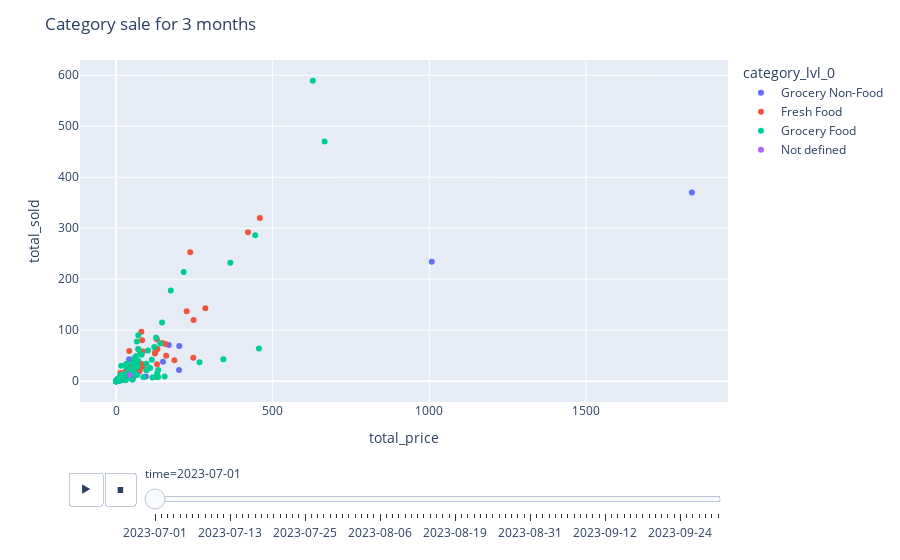

Write notebook code for a chart like this one.
### Markdown cell above
The seasonal plot for Categories across 3 months suggests that there was just a slight dip during last week of July
and first week of August , apart from that , it has been consistent sale for most categories. There was a slight
growth for Grocery towards end of September

### Code cell
import plotly.express as px
fig = px.scatter(df_commercial.sort_values('time'), x='total_price', y='total_sold', animation_frame='time',
                 color='category_lvl_0')
fig.update_layout(title_text='Category sale for 3 months')
fig.show()

### Figure 1 — Plotly figure (JSON) as saved in the notebook; plotly's stock layout.template omitted (floating-point values rounded to 4 significant figures)
{"data": [{"hovertemplate": "category_lvl_0=Grocery Non-Food<br>time=2023-07-01<br>total_price=%{x}<br>total_sold=%{y}<extra></extra>", "legendgroup": "Grocery Non-Food", "marker": {"color": "#636efa", "symbol": "circle"}, "mode": "markers", "name": "Grocery Non-Food", "orientation": "v", "showlegend": true, "type": "scatter", "x": [6.545, 8.064, 68.17, 15.14, 49.74, 2.418, 0, 95.0, 1008.0, 46.55, 14.44, 0, 2.437, 51.73, 0, 46.6, 19.24, 50.02, 2.193, 0, 27.13, 200.9, 5.864, 9.658, 0, 201.6, 0, 0, 0, 54.24, 41.28, 168.1, 0, 149.6, 48.06, 2.901, 1839.0, 21.71, 35.79, 3.99, 0], "xaxis": "x", "y": [5, 2, 25, 2, 10, 1, 0, 9, 234, 11, 2, 0, 2, 3, 0, 15, 11, 23, 3, 0, 6, 22, 3, 2, 0, 69, 0, 0, 0, 8, 43, 71, 0, 38, 12, 2, 370, 3, 8, 2, 0], "yaxis": "y"}, {"hovertemplate": "category_lvl_0=Fresh Food<br>time=2023-07-01<br>total_price=%{x}<br>total_sold=%{y}<extra></extra>", "legendgroup": "Fresh Food", "marker": {"color": "#EF553B", "symbol": "circle"}, "mode": "markers", "name": "Fresh Food", "orientation": "v", "showlegend": true, "type": "scatter", "x": [73.46, 225.1, 36.59, 46.15, 35.98, 146.9, 123.9, 82.78, 28.31, 130.0, 236.5, 25.4, 28.22, 48.39, 21.29, 85.2, 35.04, 85.16, 421.2, 16.33, 186.0, 125.1, 80.58, 0, 131.6, 458.9, 23.98, 24.82, 130.7, 42.95, 47.47, 0, 75.18, 29.41, 80.61, 159.7, 13.48, 157.2, 43.9, 48.19, 247.4, 29.64, 10.46, 284.9, 13.98, 246.5, 41.92], "xaxis": "x", "y": [19, 137, 9, 17, 13, 75, 54, 80, 13, 82, 253, 7, 7, 8, 7, 58, 20, 28, 292, 6, 41, 57, 97, 0, 63, 320, 10, 13, 33, 9, 15, 0, 21, 19, 34, 50, 16, 73, 28, 10, 120, 14, 4, 143, 8, 46, 59], "yaxis": "y"}, {"hovertemplate": "category_lvl_0=Grocery Food<br>time=2023-07-01<br>total_price=%{x}<br>total_sold=%{y}<extra></extra>", "legendgroup": "Grocery Food", "marker": {"color": "#00cc96", "symbol": "circle"}, "mode": "markers", "name": "Grocery Food", "orientation": "v", "showlegend": true, "type": "scatter", "x": [24.66, 59.49, 0, 9.932, 121.9, 8.566, 71.84, 67.02, 0, 37.34, 4.839, 13.06, 96.54, 60.14, 64.31, 21.36, 444.2, 1.975, 0, 127.1, 364.6, 154.8, 266.1, 108.8, 0, 51.58, 23.63, 6.451, 45.58, 24.73, 8.853, 34.11, 101.9, 174.6, 68.58, 14.11, 25.84, 81.42, 134.3, 31.2, 12.49, 133.9, 66.0, 56.76, 0, 20.29, 86.86, 0, 8.788, 19.35, 36.08, 70.43, 63.17, 76.16, 15.92, 62.0, 15.65, 3.024, 16.16, 215.6, 8.06, 130.8, 0, 16.42, 96.39, 0, 30.52, 127.6, 20.31, 8.349, 56.51, 456.0, 7.096, 12.87, 97.12, 55.32, 2.416, 11.49, 115.8, 0, 11.09, 342.4, 31.25, 6.265, 52.64, 9.669, 51.46, 665.7, 11.28, 20.24, 57.57, 113.8, 140.9, 14.3, 0, 32.52, 70.69, 628.3, 146.7, 70.36, 42.26], "xaxis": "x", "y": [14, 18, 0, 6, 67, 3, 62, 12, 0, 14, 1, 3, 34, 46, 38, 10, 286, 1, 0, 8, 232, 9, 37, 26, 0, 24, 6, 2, 5, 11, 1, 27, 60, 178, 29, 7, 7, 52, 22, 11, 6, 8, 78, 41, 0, 9, 8, 0, 3, 7, 13, 40, 49, 53, 5, 13, 11, 1, 30, 214, 4, 15, 0, 10, 22, 0, 2, 85, 5, 1, 35, 64, 2, 7, 22, 23, 2, 3, 7, 0, 1, 43, 6, 4, 3, 3, 34, 470, 6, 12, 45, 42, 74, 12, 0, 34, 90, 589, 115, 63, 20], "yaxis": "y"}, {"hovertemplate": "category_lvl_0=Not defined<br>time=2023-07-01<br>total_price=%{x}<br>total_sold=%{y}<extra></extra>", "legendgroup": "Not defined", "marker": {"color": "#ab63fa", "symbol": "circle"}, "mode": "markers", "name": "Not defined", "orientation": "v", "showlegend": true, "type": "scatter", "x": [44.0], "xaxis": "x", "y": [12], "yaxis": "y"}], "layout": {"legend": {"title": {"text": "category_lvl_0"}, "tracegroupgap": 0}, "margin": {"t": 60}, "sliders": [{"active": 0, "currentvalue": {"prefix": "time="}, "len": 0.9, "pad": {"b": 10, "t": 60}, "steps": [{"args": [["2023-07-01"], {"frame": {"duration": 0, "redraw": false}, "fromcurrent": true, "mode": "immediate", "transition": {"duration": 0, "easing": "linear"}}], "label": "2023-07-01", "method": "animate"}, {"args": [["2023-07-02"], {"frame": {"duration": 0, "redraw": false}, "fromcurrent": true, "mode": "immediate", "transition": {"duration": 0, "easing": "linear"}}], "label": "2023-07-02", "method": "animate"}, {"args": [["2023-07-03"], {"frame": {"duration": 0, "redraw": false}, "fromcurrent": true, "mode": "immediate", "transition": {"duration": 0, "easing": "linear"}}], "label": "2023-07-03", "method": "animate"}, {"args": [["2023-07-04"], {"frame": {"duration": 0, "redraw": false}, "fromcurrent": true, "mode": "immediate", "transition": {"duration": 0, "easing": "linear"}}], "label": "2023-07-04", "method": "animate"}, {"args": [["2023-07-05"], {"frame": {"duration": 0, "redraw": false}, "fromcurrent": true, "mode": "immediate", "transition": {"duration": 0, "easing": "linear"}}], "label": "2023-07-05", "method": "animate"}, {"args": [["2023-07-06"], {"frame": {"duration": 0, "redraw": false}, "fromcurrent": true, "mode": "immediate", "transition": {"duration": 0, "easing": "linear"}}], "label": "2023-07-06", "method": "animate"}, {"args": [["2023-07-07"], {"frame": {"duration": 0, "redraw": false}, "fromcurrent": true, "mode": "immediate", "transition": {"duration": 0, "easing": "linear"}}], "label": "2023-07-07", "method": "animate"}, {"args": [["2023-07-08"], {"frame": {"duration": 0, "redraw": false}, "fromcurrent": true, "mode": "immediate", "transition": {"duration": 0, "easing": "linear"}}], "label": "2023-07-08", "method": "animate"}, {"args": [["2023-07-09"], {"frame": {"duration": 0, "redraw": false}, "fromcurrent": true, "mode": "immediate", "transition": {"duration": 0, "easing": "linear"}}], "label": "2023-07-09", "method": "animate"}, {"args": [["2023-07-10"], {"frame": {"duration": 0, "redraw": false}, "fromcurrent": true, "mode": "immediate", "transition": {"duration": 0, "easing": "linear"}}], "label": "2023-07-10", "method": "animate"}, {"args": [["2023-07-11"], {"frame": {"duration": 0, "redraw": false}, "fromcurrent": true, "mode": "immediate", "transition": {"duration": 0, "easing": "linear"}}], "label": "2023-07-11", "method": "animate"}, {"args": [["2023-07-12"], {"frame": {"duration": 0, "redraw": false}, "fromcurrent": true, "mode": "immediate", "transition": {"duration": 0, "easing": "linear"}}], "label": "2023-07-12", "method": "animate"}, {"args": [["2023-07-13"], {"frame": {"duration": 0, "redraw": false}, "fromcurrent": true, "mode": "immediate", "transition": {"duration": 0, "easing": "linear"}}], "label": "2023-07-13", "method": "animate"}, {"args": [["2023-07-14"], {"frame": {"duration": 0, "redraw": false}, "fromcurrent": true, "mode": "immediate", "transition": {"duration": 0, "easing": "linear"}}], "label": "2023-07-14", "method": "animate"}, {"args": [["2023-07-15"], {"frame": {"duration": 0, "redraw": false}, "fromcurrent": true, "mode": "immediate", "transition": {"duration": 0, "easing": "linear"}}], "label": "2023-07-15", "method": "animate"}, {"args": [["2023-07-16"], {"frame": {"duration": 0, "redraw": false}, "fromcurrent": true, "mode": "immediate", "transition": {"duration": 0, "easing": "linear"}}], "label": "2023-07-16", "method": "animate"}, {"args": [["2023-07-17"], {"frame": {"duration": 0, "redraw": false}, "fromcurrent": true, "mode": "immediate", "transition": {"duration": 0, "easing": "linear"}}], "label": "2023-07-17", "method": "animate"}, {"args": [["2023-07-18"], {"frame": {"duration": 0, "redraw": false}, "fromcurrent": true, "mode": "immediate", "transition": {"duration": 0, "easing": "linear"}}], "label": "2023-07-18", "method": "animate"}, {"args": [["2023-07-19"], {"frame": {"duration": 0, "redraw": false}, "fromcurrent": true, "mode": "immediate", "transition": {"duration": 0, "easing": "linear"}}], "label": "2023-07-19", "method": "animate"}, {"args": [["2023-07-20"], {"frame": {"duration": 0, "redraw": false}, "fromcurrent": true, "mode": "immediate", "transition": {"duration": 0, "easing": "linear"}}], "label": "2023-07-20", "method": "animate"}, {"args": [["2023-07-21"], {"frame": {"duration": 0, "redraw": false}, "fromcurrent": true, "mode": "immediate", "transition": {"duration": 0, "easing": "linear"}}], "label": "2023-07-21", "method": "animate"}, {"args": [["2023-07-22"], {"frame": {"duration": 0, "redraw": false}, "fromcurrent": true, "mode": "immediate", "transition": {"duration": 0, "easing": "linear"}}], "label": "2023-07-22", "method": "animate"}, {"args": [["2023-07-23"], {"frame": {"duration": 0, "redraw": false}, "fromcurrent": true, "mode": "immediate", "transition": {"duration": 0, "easing": "linear"}}], "label": "2023-07-23", "method": "animate"}, {"args": [["2023-07-24"], {"frame": {"duration": 0, "redraw": false}, "fromcurrent": true, "mode": "immediate", "transition": {"duration": 0, "easing": "linear"}}], "label": "2023-07-24", "method": "animate"}, {"args": [["2023-07-25"], {"frame": {"duration": 0, "redraw": false}, "fromcurrent": true, "mode": "immediate", "transition": {"duration": 0, "easing": "linear"}}], "label": "2023-07-25", "method": "animate"}, {"args": [["2023-07-26"], {"frame": {"duration": 0, "redraw": false}, "fromcurrent": true, "mode": "immediate", "transition": {"duration": 0, "easing": "linear"}}], "label": "2023-07-26", "method": "animate"}, {"args": [["2023-07-27"], {"frame": {"duration": 0, "redraw": false}, "fromcurrent": true, "mode": "immediate", "transition": {"duration": 0, "easing": "linear"}}], "label": "2023-07-27", "method": "animate"}, {"args": [["2023-07-28"], {"frame": {"duration": 0, "redraw": false}, "fromcurrent": true, "mode": "immediate", "transition": {"duration": 0, "easing": "linear"}}], "label": "2023-07-28", "method": "animate"}, {"args": [["2023-07-29"], {"frame": {"duration": 0, "redraw": false}, "fromcurrent": true, "mode": "immediate", "transition": {"duration": 0, "easing": "linear"}}], "label": "2023-07-29", "method": "animate"}, {"args": [["2023-07-30"], {"frame": {"duration": 0, "redraw": false}, "fromcurrent": true, "mode": "immediate", "transition": {"duration": 0, "easing": "linear"}}], "label": "2023-07-30", "method": "animate"}, {"args": [["2023-07-31"], {"frame": {"duration": 0, "redraw": false}, "fromcurrent": true, "mode": "immediate", "transition": {"duration": 0, "easing": "linear"}}], "label": "2023-07-31", "method": "animate"}, {"args": [["2023-08-01"], {"frame": {"duration": 0, "redraw": false}, "fromcurrent": true, "mode": "immediate", "transition": {"duration": 0, "easing": "linear"}}], "label": "2023-08-01", "method": "animate"}, {"args": [["2023-08-02"], {"frame": {"duration": 0, "redraw": false}, "fromcurrent": true, "mode": "immediate", "transition": {"duration": 0, "easing": "linear"}}], "label": "2023-08-02", "method": "animate"}, {"args": [["2023-08-03"], {"frame": {"duration": 0, "redraw": false}, "fromcurrent": true, "mode": "immediate", "transition": {"duration": 0, "easing": "linear"}}], "label": "2023-08-03", "method": "animate"}, {"args": [["2023-08-04"], {"frame": {"duration": 0, "redraw": false}, "fromcurrent": true, "mode": "immediate", "transition": {"duration": 0, "easing": "linear"}}], "label": "2023-08-04", "method": "animate"}, {"args": [["2023-08-05"], {"frame": {"duration": 0, "redraw": false}, "fromcurrent": true, "mode": "immediate", "transition": {"duration": 0, "easing": "linear"}}], "label": "2023-08-05", "method": "animate"}, {"args": [["2023-08-06"], {"frame": {"duration": 0, "redraw": false}, "fromcurrent": true, "mode": "immediate", "transition": {"duration": 0, "easing": "linear"}}], "label": "2023-08-06", "method": "animate"}, {"args": [["2023-08-07"], {"frame": {"duration": 0, "redraw": false}, "fromcurrent": true, "mode": "immediate", "transition": {"duration": 0, "easing": "linear"}}], "label": "2023-08-07", "method": "animate"}, {"args": [["2023-08-08"], {"frame": {"duration": 0, "redraw": false}, "fromcurrent": true, "mode": "immediate", "transition": {"duration": 0, "easing": "linear"}}], "label": "2023-08-08", "method": "animate"}, {"args": [["2023-08-09"], {"frame": {"duration": 0, "redraw": false}, "fromcurrent": true, "mode": "immediate", "transition": {"duration": 0, "easing": "linear"}}], "label": "2023-08-09", "method": "animate"}, {"args": [["2023-08-10"], {"frame": {"duration": 0, "redraw": false}, "fromcurrent": true, "mode": "immediate", "transition": {"duration": 0, "easing": "linear"}}], "label": "2023-08-10", "method": "animate"}, {"args": [["2023-08-11"], {"frame": {"duration": 0, "redraw": false}, "fromcurrent": true, "mode": "immediate", "transition": {"duration": 0, "easing": "linear"}}], "label": "2023-08-11", "method": "animate"}, {"args": [["2023-08-12"], {"frame": {"duration": 0, "redraw": false}, "fromcurrent": true, "mode": "immediate", "transition": {"duration": 0, "easing": "linear"}}], "label": "2023-08-12", "method": "animate"}, {"args": [["2023-08-13"], {"frame": {"duration": 0, "redraw": false}, "fromcurrent": true, "mode": "immediate", "transition": {"duration": 0, "easing": "linear"}}], "label": "2023-08-13", "method": "animate"}, {"args": [["2023-08-14"], {"frame": {"duration": 0, "redraw": false}, "fromcurrent": true, "mode": "immediate", "transition": {"duration": 0, "easing": "linear"}}], "label": "2023-08-14", "method": "animate"}, {"args": [["2023-08-16"], {"frame": {"duration": 0, "redraw": false}, "fromcurrent": true, "mode": "immediate", "transition": {"duration": 0, "easing": "linear"}}], "label": "2023-08-16", "method": "animate"}, {"args": [["2023-08-17"], {"frame": {"duration": 0, "redraw": false}, "fromcurrent": true, "mode": "immediate", "transition": {"duration": 0, "easing": "linear"}}], "label": "2023-08-17", "method": "animate"}, {"args": [["2023-08-18"], {"frame": {"duration": 0, "redraw": false}, "fromcurrent": true, "mode": "immediate", "transition": {"duration": 0, "easing": "linear"}}], "label": "2023-08-18", "method": "animate"}, {"args": [["2023-08-19"], {"frame": {"duration": 0, "redraw": false}, "fromcurrent": true, "mode": "immediate", "transition": {"duration": 0, "easing": "linear"}}], "label": "2023-08-19", "method": "animate"}, {"args": [["2023-08-20"], {"frame": {"duration": 0, "redraw": false}, "fromcurrent": true, "mode": "immediate", "transition": {"duration": 0, "easing": "linear"}}], "label": "2023-08-20", "method": "animate"}, {"args": [["2023-08-21"], {"frame": {"duration": 0, "redraw": false}, "fromcurrent": true, "mode": "immediate", "transition": {"duration": 0, "easing": "linear"}}], "label": "2023-08-21", "method": "animate"}, {"args": [["2023-08-22"], {"frame": {"duration": 0, "redraw": false}, "fromcurrent": true, "mode": "immediate", "transition": {"duration": 0, "easing": "linear"}}], "label": "2023-08-22", "method": "animate"}, {"args": [["2023-08-23"], {"frame": {"duration": 0, "redraw": false}, "fromcurrent": true, "mode": "immediate", "transition": {"duration": 0, "easing": "linear"}}], "label": "2023-08-23", "method": "animate"}, {"args": [["2023-08-24"], {"frame": {"duration": 0, "redraw": false}, "fromcurrent": true, "mode": "immediate", "transition": {"duration": 0, "easing": "linear"}}], "label": "2023-08-24", "method": "animate"}, {"args": [["2023-08-25"], {"frame": {"duration": 0, "redraw": false}, "fromcurrent": true, "mode": "immediate", "transition": {"duration": 0, "easing": "linear"}}], "label": "2023-08-25", "method": "animate"}, {"args": [["2023-08-26"], {"frame": {"duration": 0, "redraw": false}, "fromcurrent": true, "mode": "immediate", "transition": {"duration": 0, "easing": "linear"}}], "label": "2023-08-26", "method": "animate"}, {"args": [["2023-08-27"], {"frame": {"duration": 0, "redraw": false}, "fromcurrent": true, "mode": "immediate", "transition": {"duration": 0, "easing": "linear"}}], "label": "2023-08-27", "method": "animate"}, {"args": [["2023-08-28"], {"frame": {"duration": 0, "redraw": false}, "fromcurrent": true, "mode": "immediate", "transition": {"duration": 0, "easing": "linear"}}], "label": "2023-08-28", "method": "animate"}, {"args": [["2023-08-29"], {"frame": {"duration": 0, "redraw": false}, "fromcurrent": true, "mode": "immediate", "transition": {"duration": 0, "easing": "linear"}}], "label": "2023-08-29", "method": "animate"}, {"args": [["2023-08-30"], {"frame": {"duration": 0, "redraw": false}, "fromcurrent": true, "mode": "immediate", "transition": {"duration": 0, "easing": "linear"}}], "label": "2023-08-30", "method": "animate"}, {"args": [["2023-08-31"], {"frame": {"duration": 0, "redraw": false}, "fromcurrent": true, "mode": "immediate", "transition": {"duration": 0, "easing": "linear"}}], "label": "2023-08-31", "method": "animate"}, {"args": [["2023-09-01"], {"frame": {"duration": 0, "redraw": false}, "fromcurrent": true, "mode": "immediate", "transition": {"duration": 0, "easing": "linear"}}], "label": "2023-09-01", "method": "animate"}, {"args": [["2023-09-02"], {"frame": {"duration": 0, "redraw": false}, "fromcurrent": true, "mode": "immediate", "transition": {"duration": 0, "easing": "linear"}}], "label": "2023-09-02", "method": "animate"}, {"args": [["2023-09-03"], {"frame": {"duration": 0, "redraw": false}, "fromcurrent": true, "mode": "immediate", "transition": {"duration": 0, "easing": "linear"}}], "label": "2023-09-03", "method": "animate"}, {"args": [["2023-09-04"], {"frame": {"duration": 0, "redraw": false}, "fromcurrent": true, "mode": "immediate", "transition": {"duration": 0, "easing": "linear"}}], "label": "2023-09-04", "method": "animate"}, {"args": [["2023-09-05"], {"frame": {"duration": 0, "redraw": false}, "fromcurrent": true, "mode": "immediate", "transition": {"duration": 0, "easing": "linear"}}], "label": "2023-09-05", "method": "animate"}, {"args": [["2023-09-06"], {"frame": {"duration": 0, "redraw": false}, "fromcurrent": true, "mode": "immediate", "transition": {"duration": 0, "easing": "linear"}}], "label": "2023-09-06", "method": "animate"}, {"args": [["2023-09-07"], {"frame": {"duration": 0, "redraw": false}, "fromcurrent": true, "mode": "immediate", "transition": {"duration": 0, "easing": "linear"}}], "label": "2023-09-07", "method": "animate"}, {"args": [["2023-09-08"], {"frame": {"duration": 0, "redraw": false}, "fromcurrent": true, "mode": "immediate", "transition": {"duration": 0, "easing": "linear"}}], "label": "2023-09-08", "method": "animate"}, {"args": [["2023-09-09"], {"frame": {"duration": 0, "redraw": false}, "fromcurrent": true, "mode": "immediate", "transition": {"duration": 0, "easing": "linear"}}], "label": "2023-09-09", "method": "animate"}, {"args": [["2023-09-10"], {"frame": {"duration": 0, "redraw": false}, "fromcurrent": true, "mode": "immediate", "transition": {"duration": 0, "easing": "linear"}}], "label": "2023-09-10", "method": "animate"}, {"args": [["2023-09-11"], {"frame": {"duration": 0, "redraw": false}, "fromcurrent": true, "mode": "immediate", "transition": {"duration": 0, "easing": "linear"}}], "label": "2023-09-11", "method": "animate"}, {"args": [["2023-09-12"], {"frame": {"duration": 0, "redraw": false}, "fromcurrent": true, "mode": "immediate", "transition": {"duration": 0, "easing": "linear"}}], "label": "2023-09-12", "method": "animate"}, {"args": [["2023-09-13"], {"frame": {"duration": 0, "redraw": false}, "fromcurrent": true, "mode": "immediate", "transition": {"duration": 0, "easing": "linear"}}], "label": "2023-09-13", "method": "animate"}, {"args": [["2023-09-14"], {"frame": {"duration": 0, "redraw": false}, "fromcurrent": true, "mode": "immediate", "transition": {"duration": 0, "easing": "linear"}}], "label": "2023-09-14", "method": "animate"}, {"args": [["2023-09-15"], {"frame": {"duration": 0, "redraw": false}, "fromcurrent": true, "mode": "immediate", "transition": {"duration": 0, "easing": "linear"}}], "label": "2023-09-15", "method": "animate"}, {"args": [["2023-09-16"], {"frame": {"duration": 0, "redraw": false}, "fromcurrent": true, "mode": "immediate", "transition": {"duration": 0, "easing": "linear"}}], "label": "2023-09-16", "method": "animate"}, {"args": [["2023-09-17"], {"frame": {"duration": 0, "redraw": false}, "fromcurrent": true, "mode": "immediate", "transition": {"duration": 0, "easing": "linear"}}], "label": "2023-09-17", "method": "animate"}, {"args": [["2023-09-18"], {"frame": {"duration": 0, "redraw": false}, "fromcurrent": true, "mode": "immediate", "transition": {"duration": 0, "easing": "linear"}}], "label": "2023-09-18", "method": "animate"}, {"args": [["2023-09-19"], {"frame": {"duration": 0, "redraw": false}, "fromcurrent": true, "mode": "immediate", "transition": {"duration": 0, "easing": "linear"}}], "label": "2023-09-19", "method": "animate"}, {"args": [["2023-09-20"], {"frame": {"duration": 0, "redraw": false}, "fromcurrent": true, "mode": "immediate", "transition": {"duration": 0, "easing": "linear"}}], "label": "2023-09-20", "method": "animate"}, {"args": [["2023-09-21"], {"frame": {"duration": 0, "redraw": false}, "fromcurrent": true, "mode": "immediate", "transition": {"duration": 0, "easing": "linear"}}], "label": "2023-09-21", "method": "animate"}, {"args": [["2023-09-22"], {"frame": {"duration": 0, "redraw": false}, "fromcurrent": true, "mode": "immediate", "transition": {"duration": 0, "easing": "linear"}}], "label": "2023-09-22", "method": "animate"}, {"args": [["2023-09-23"], {"frame": {"duration": 0, "redraw": false}, "fromcurrent": true, "mode": "immediate", "transition": {"duration": 0, "easing": "linear"}}], "label": "2023-09-23", "method": "animate"}, {"args": [["2023-09-24"], {"frame": {"duration": 0, "redraw": false}, "fromcurrent": true, "mode": "immediate", "transition": {"duration": 0, "easing": "linear"}}], "label": "2023-09-24", "method": "animate"}, {"args": [["2023-09-25"], {"frame": {"duration": 0, "redraw": false}, "fromcurrent": true, "mode": "immediate", "transition": {"duration": 0, "easing": "linear"}}], "label": "2023-09-25", "method": "animate"}, {"args": [["2023-09-26"], {"frame": {"duration": 0, "redraw": false}, "fromcurrent": true, "mode": "immediate", "transition": {"duration": 0, "easing": "linear"}}], "label": "2023-09-26", "method": "animate"}, {"args": [["2023-09-27"], {"frame": {"duration": 0, "redraw": false}, "fromcurrent": true, "mode": "immediate", "transition": {"duration": 0, "easing": "linear"}}], "label": "2023-09-27", "method": "animate"}, {"args": [["2023-09-28"], {"frame": {"duration": 0, "redraw": false}, "fromcurrent": true, "mode": "immediate", "transition": {"duration": 0, "easing": "linear"}}], "label": "2023-09-28", "method": "animate"}, {"args": [["2023-09-29"], {"frame": {"duration": 0, "redraw": false}, "fromcurrent": true, "mode": "immediate", "transition": {"duration": 0, "easing": "linear"}}], "label": "2023-09-29", "method": "animate"}, {"args": [["2023-09-30"], {"frame": {"duration": 0, "redraw": false}, "fromcurrent": true, "mode": "immediate", "transition": {"duration": 0, "easing": "linear"}}], "label": "2023-09-30", "method": "animate"}], "x": 0.1, "xanchor": "left", "y": 0, "yanchor": "top"}], "title": {"text": "Category sale for 3 months"}, "updatemenus": [{"buttons": [{"args": [null, {"frame": {"duration": 500, "redraw": false}, "fromcurrent": true, "mode": "immediate", "transition": {"duration": 500, "easing": "linear"}}], "label": "&#9654;", "method": "animate"}, {"args": [[null], {"frame": {"duration": 0, "redraw": false}, "fromcurrent": true, "mode": "immediate", "transition": {"duration": 0, "easing": "linear"}}], "label": "&#9724;", "method": "animate"}], "direction": "left", "pad": {"r": 10, "t": 70}, "showactive": false, "type": "buttons", "x": 0.1, "xanchor": "right", "y": 0, "yanchor": "top"}], "xaxis": {"anchor": "y", "domain": [0, 1], "title": {"text": "total_price"}}, "yaxis": {"anchor": "x", "domain": [0, 1], "title": {"text": "total_sold"}}}}
